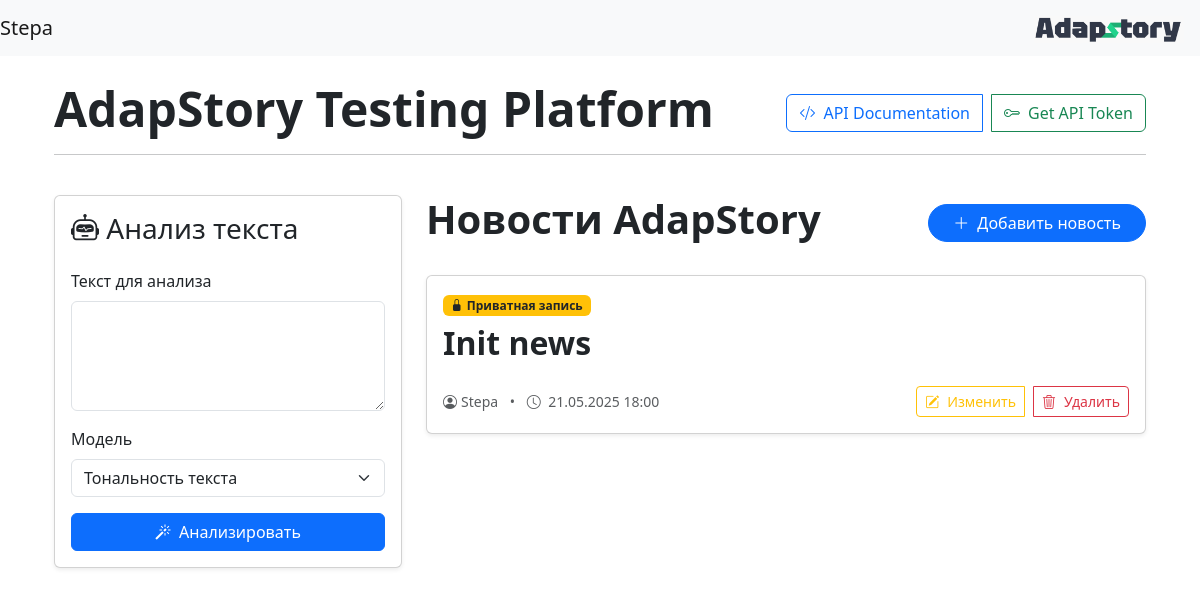
Page /main (signed in) on the committed database.
### data/users.py (models this page shows, shortened)
class User(SqlAlchemyBase, UserMixin, SerializerMixin):
    __tablename__ = 'users'
    id = sqlalchemy.Column(sqlalchemy.Integer,
                           primary_key=True, autoincrement=True)
    name = sqlalchemy.Column(sqlalchemy.String, nullable=True)
    about = sqlalchemy.Column(sqlalchemy.String, nullable=True)
    email = sqlalchemy.Column(sqlalchemy.String,
                              index=True, unique=True, nullable=True)
    hashed_password = sqlalchemy.Column(sqlalchemy.String, nullable=True)
    created_date = sqlalchemy.Column(sqlalchemy.DateTime,
                                     default=datetime.datetime.now)
    news = orm.relationship("News", back_populates='user')
    def generate_auth_token(self, expiration=3600):
        s = Serializer(os.getenv('SECRET_KEY'))
        return s.dumps({'id': self.id})

### data/news.py (models this page shows)
class News(SqlAlchemyBase, SerializerMixin):
    __tablename__ = 'news'
    id = sqlalchemy.Column(sqlalchemy.Integer,
                           primary_key=True, autoincrement=True)
    title = sqlalchemy.Column(sqlalchemy.String, nullable=True)
    content = sqlalchemy.Column(sqlalchemy.String, nullable=True)
    created_date = sqlalchemy.Column(sqlalchemy.DateTime,
                                     default=datetime.datetime.now)
    is_private = sqlalchemy.Column(sqlalchemy.Boolean, default=True)
    user_id = sqlalchemy.Column(sqlalchemy.Integer,
                                sqlalchemy.ForeignKey("users.id"))
    user = orm.relationship('User')

### app.py (the view, shortened to what this page needs)
@app.route("/main", methods=['GET', 'POST'])
def main_page():
    db_sess = db_session.create_session()
    news = db_sess.query(News).filter((News.is_private != True) | ((News.is_private == True) & (News.user_id == current_user.id)))
    ml_form = MLForm()
    ml_result = None
    return render_template("index4.html", news=news, ml_form=ml_form, ml_result=ml_result)

### forms/ml.py
class MLForm(FlaskForm):
    text = TextAreaField('Текст для анализа', validators=[DataRequired()])
    model_type = SelectField('Модель', choices=[('Тональность текста')])

### app.py (called while the page is built)
@login_manager.user_loader
def load_user(user_id):
    db_sess = db_session.create_session()
    return db_sess.get(User, user_id)  # Исправлено с query().get() на get()

### data/db_session.py (called while the page is built)
def create_session() -> Session:
    global __factory
    return __factory()

### templates/index4.html (shortened to what this page needs)
{% extends "base.html" %}
{% block content %}
<link rel="stylesheet" href="https://cdn.jsdelivr.net/npm/bootstrap-icons@1.11.0/font/bootstrap-icons.css">
<link rel="stylesheet" href="https://cdn.jsdelivr.net/npm/bootstrap@5.3.0/dist/css/bootstrap.min.css">
<div class="container-fluid py-4">
    <div class="row mb-4">
        <div class="col-12">
            <div class="d-flex justify-content-between align-items-center">
                <h1 class="display-5 fw-bold">AdapStory Testing Platform</h1>
                <div class="btn-group">
                    <a href="/docs" class="btn btn-outline-primary">
                        <i class="bi bi-code-slash me-2"></i>API Documentation
                    </a>
                    {% if current_user.is_authenticated %}
                    <button type="button" class="btn btn-outline-success ms-2" data-bs-toggle="modal" data-bs-target="#apiTokenModal">
                        <i class="bi bi-key me-2"></i>Get API Token
                    </button>
                    {% endif %}
                </div>
            </div>
            <hr class="mt-2">
        </div>
    </div>
    <div class="row g-4">
        <div class="col-12 col-lg-4">
            <div class="card shadow-sm sticky-top" style="top: 20px;">
                <div class="card-body">
                    <h3 class="mb-4">
                        <i class="bi bi-robot"></i>
                        Анализ текста
                    </h3>
                    <form method="POST">
                        <div class="mb-3">
                            {{ ml_form.text.label(class="form-label") }}
                            {{ ml_form.text(class="form-control", rows=4) }}
                        </div>
                        <div class="mb-3">
                            {{ ml_form.model_type.label(class="form-label") }}
                            {{ ml_form.model_type(class="form-select") }}
                        </div>
                        <button type="submit" class="btn btn-primary w-100">
                            <i class="bi bi-magic me-2"></i>Анализировать
                        </button>
                    </form>
                </div>
            </div>
        </div>
        <div class="col-12 col-lg-8">
            <div class="d-flex justify-content-between align-items-center mb-4">
                <h1 class="display-6 fw-bold">Новости AdapStory</h1>
                {% if current_user.is_authenticated %}
                    <a href="news" class="btn btn-primary rounded-pill px-4">
                        <i class="bi bi-plus-lg me-2"></i>Добавить новость
                    </a>
                {% endif %}
            </div>
            <div class="news-feed">
                {% for item in news %}
                <div class="card news-item mb-4 shadow-sm">
                    <div class="card-body">
                        {% if item.is_private %}
                        <span class="badge bg-warning text-dark mb-2">
                            <i class="bi bi-lock-fill me-1"></i>Приватная запись
                        </span>
                        {% endif %}
                        <h2 class="card-title mb-3 fw-bold">{{ item.title }}</h2>
                        <div class="d-flex justify-content-between align-items-center">
                            <div class="text-muted small">
                                <i class="bi bi-person-circle me-1"></i>{{ item.user.name }}
                                <span class="mx-2">•</span>
                                <i class="bi bi-clock me-1"></i>
                                {{ item.created_date.strftime('%d.%m.%Y %H:%M') }}
                            </div>
                            {% if current_user.is_authenticated and current_user == item.user %}
                            <div class="btn-group">
                                <a href="/news/{{ item.id }}" class="btn btn-outline-warning btn-sm">
                                    <i class="bi bi-pencil-square me-2"></i>Изменить
                                </a>
                                <a href="/news_delete/{{ item.id }}" class="btn btn-outline-danger btn-sm ms-2">
                                    <i class="bi bi-trash3 me-2"></i>Удалить
                                </a>
                            </div>
                            {% endif %}
                        </div>
                    </div>
                </div>
                {% endfor %}
            </div>
        </div>
    </div>
</div>
{% endblock %}

### templates/base.html (shortened to what this page needs)
<!doctype html>
<html lang="en">
<head>
    <link rel="stylesheet"
          href="https://stackpath.bootstrapcdn.com/bootstrap/4.4.1/css/bootstrap.min.css"
>
</head>
<body>
<header>
    <nav class="navbar navbar-light bg-light">
        {% if current_user.is_authenticated %}
            <a class="navbar-brand" href="/logout">{{ current_user.name }}</a>
        {% else %}
            <p>
                <a class="btn btn-primary " href="/register">Зарегистрироваться</a>
                <a class="btn btn-success" href="/login">Войти</a>
            </p>
        {% endif %}
        <a class="navbar-brand" href="https://adapstory.com">
            <img src="{{ url_for('static', filename='img/logo.png') }}"
                 alt="Логотип"
                 class="logo"
                 width="150"
                 height="27">
        </a>
    </nav>
</header>
<main role="main" class="container">
    {% block content %}{% endblock %}
</main>
</body>
</html>

### templates/index4.html (style rules this page uses)
.sticky-top { position: -webkit-sticky; position: sticky; top: 20px; z-index: 1000; }

### rows in the picture
User: name "Stepa"
News: is_private True (drawn), title "Init news", user.name "Stepa", created_date "21.05.2025 18:00"

### other values in the picture
{{ ml_form.text.label(class="form-label") }} "Текст для анализа"
{{ ml_form.model_type.label(class="form-label") }} "Модель"
